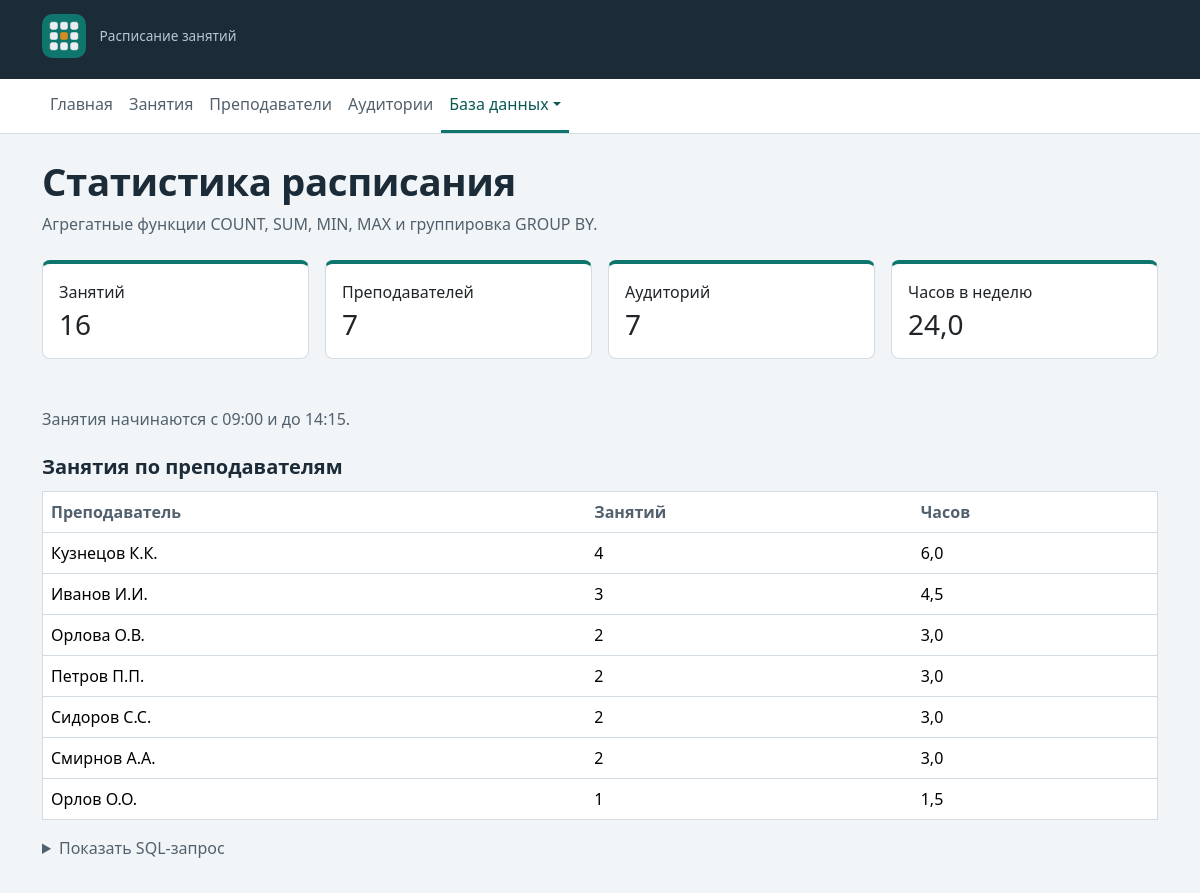
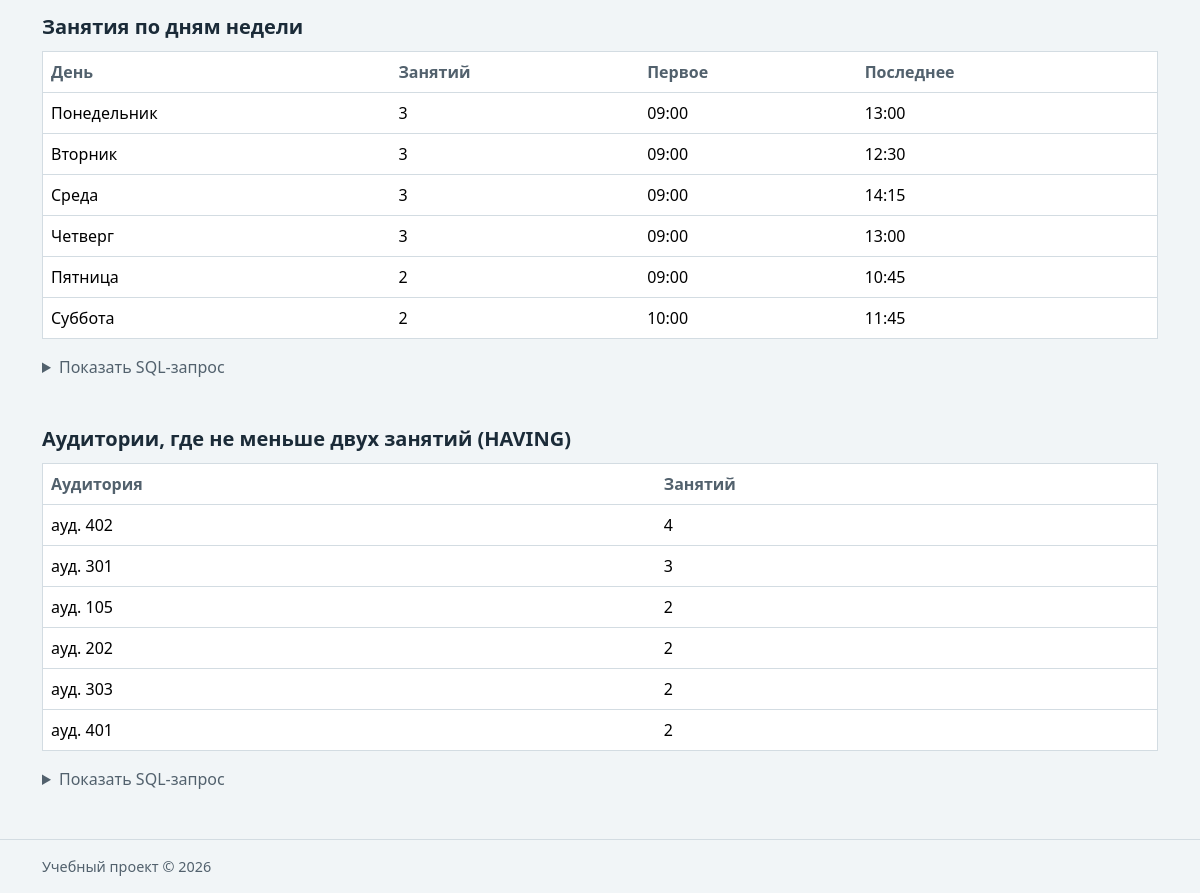
/db/stats/, run on the app's committed database (2 pictures, top to bottom).
### dbpages/views.py (the view)
# urls.py: path("stats/", views.stats, name="stats"),
def stats(request: HttpRequest) -> HttpResponse:
    summary, by_teacher, by_day, busy_rooms = None, [], [], []
    db_error = None
    conn = sqlite3.connect(settings.SQLITE_PATH)
    conn.row_factory = sqlite3.Row
    try:
        summary = conn.execute(STATS_SUMMARY_QUERY).fetchone()
        by_teacher = conn.execute(STATS_BY_TEACHER_QUERY).fetchall()
        by_day = conn.execute(STATS_BY_DAY_QUERY).fetchall()
        busy_rooms = conn.execute(STATS_BUSY_ROOMS_QUERY).fetchall()
    except sqlite3.OperationalError:
        summary, db_error = None, DB_NOT_READY
    finally:
        conn.close()
    context = {
        "summary": summary, "by_teacher": by_teacher, "by_day": by_day,
        "busy_rooms": busy_rooms, "db_error": db_error,
        "sql_by_teacher": STATS_BY_TEACHER_QUERY.strip(),
        "sql_by_day": STATS_BY_DAY_QUERY.strip(),
        "sql_busy_rooms": STATS_BUSY_ROOMS_QUERY.strip(),
    }
    return render(request, "dbpages/stats.html", context)

### dbpages/templates/dbpages/stats.html (shortened to what this page needs)
{% extends "base.html" %}
{% block content %}
<h1 class="page-title">Статистика расписания</h1>
<p class="page-subtitle">Агрегатные функции COUNT, SUM, MIN, MAX и группировка GROUP BY.</p>
{% if summary %}
  <div class="row g-3 mb-5">
    <div class="col-6 col-lg-3"><div class="card section-card h-100"><div class="card-body">
      <p class="card-text mb-1">Занятий</p><strong class="h3">{{ summary.lessons_count }}</strong>
    </div></div></div>
    <div class="col-6 col-lg-3"><div class="card section-card h-100"><div class="card-body">
      <p class="card-text mb-1">Преподавателей</p><strong class="h3">{{ summary.teachers_count }}</strong>
    </div></div></div>
    <div class="col-6 col-lg-3"><div class="card section-card h-100"><div class="card-body">
      <p class="card-text mb-1">Аудиторий</p><strong class="h3">{{ summary.rooms_count }}</strong>
    </div></div></div>
    <div class="col-6 col-lg-3"><div class="card section-card h-100"><div class="card-body">
      <p class="card-text mb-1">Часов в неделю</p><strong class="h3">{{ summary.total_hours|default_if_none:0 }}</strong>
    </div></div></div>
  </div>
  <p class="page-subtitle">Занятия начинаются с {{ summary.first_start|default:"—" }} и до {{ summary.last_start|default:"—" }}.</p>
{% endif %}
<h2 class="section-title">Занятия по преподавателям</h2>
<div class="table-responsive mb-5">
  <table class="table table-hover db-table">
    <thead><tr><th scope="col">Преподаватель</th><th scope="col">Занятий</th><th scope="col">Часов</th></tr></thead>
    <tbody>
      {% for item in by_teacher %}
        <tr><td>{{ item.teacher }}</td><td>{{ item.lessons_count }}</td><td>{{ item.hours }}</td></tr>
      {% empty %}
        <tr><td colspan="3" class="empty-state">Данных нет.</td></tr>
      {% endfor %}
    </tbody>
  </table>
  {% include "dbpages/includes/sql_box.html" with sql=sql_by_teacher %}
</div>
<h2 class="section-title">Занятия по дням недели</h2>
<div class="table-responsive mb-5">
  <table class="table table-hover db-table">
    <thead><tr><th scope="col">День</th><th scope="col">Занятий</th><th scope="col">Первое</th><th scope="col">Последнее</th></tr></thead>
    <tbody>
      {% for item in by_day %}
        <tr><td>{{ item.day }}</td><td>{{ item.lessons_count }}</td><td>{{ item.first_start }}</td><td>{{ item.last_start }}</td></tr>
      {% empty %}
        <tr><td colspan="4" class="empty-state">Данных нет.</td></tr>
      {% endfor %}
    </tbody>
  </table>
  {% include "dbpages/includes/sql_box.html" with sql=sql_by_day %}
</div>
<h2 class="section-title">Аудитории, где не меньше двух занятий (HAVING)</h2>
<div class="table-responsive">
  <table class="table table-hover db-table">
    <thead><tr><th scope="col">Аудитория</th><th scope="col">Занятий</th></tr></thead>
    <tbody>
      {% for item in busy_rooms %}
        <tr><td>ауд. {{ item.room }}</td><td>{{ item.lessons_count }}</td></tr>
      {% empty %}
        <tr><td colspan="2" class="empty-state">Таких аудиторий нет.</td></tr>
      {% endfor %}
    </tbody>
  </table>
  {% include "dbpages/includes/sql_box.html" with sql=sql_busy_rooms %}
</div>
{% endblock %}

### homepage/static/homepage/css/style.css (style rules this page uses)
:root { --rl-ink: #1b2b38; --rl-ink-soft: #52616d; --rl-teal: #0f766e; --rl-teal-dark: #0b5a54; --rl-teal-soft: #dff1ee; --rl-amber: #d98a1f; --rl-amber-soft: #fff1d6; --rl-amber-text: #7a4a00; --rl-paper: #f1f5f7; --rl-line: #d3dce2; }
body { background: var(--rl-paper); color: var(--rl-ink); font-family: system-ui, -apple-system, "Segoe UI", Roboto, "Helvetica Neue", Arial, sans-serif; }
.page-title { font-size: calc(1.5rem + 1.2vw); font-weight: 700; letter-spacing: -0.01em; margin-bottom: 0.5rem; }
.page-subtitle { color: var(--rl-ink-soft); margin-bottom: 1.5rem; }
.section-title { font-size: 1.25rem; font-weight: 600; margin-bottom: 0.75rem; }
.section-card { border: 1px solid var(--rl-line); border-top: 4px solid var(--rl-teal); border-radius: 0.5rem; }
.db-table { background: #fff; border: 1px solid var(--rl-line); }
.db-table th { color: var(--rl-ink-soft); font-weight: 600; white-space: nowrap; }

### data on the page
teachers: teacher "Кузнецов К.К.", lessons_count "4", hours "6,0"
teachers: teacher "Иванов И.И.", lessons_count "3", hours "4,5"
teachers: teacher "Орлова О.В.", lessons_count "2", hours "3,0"
teachers: teacher "Петров П.П.", lessons_count "2", hours "3,0"
teachers: teacher "Сидоров С.С.", lessons_count "2", hours "3,0"
teachers: teacher "Смирнов А.А.", lessons_count "2", hours "3,0"
teachers: teacher "Орлов О.О.", lessons_count "1", hours "1,5"

### other printed values
{{ summary.lessons_count }} "16"
{{ summary.teachers_count }} "7"
{{ summary.rooms_count }} "7"
{{ summary.total_hours|default_if_none:0 }} "24,0"
{{ summary.first_start|default:"—" }} "09:00"
{{ summary.last_start|default:"—" }} "14:15"
{{ item.day }} "Понедельник" "Вторник" "Среда" "Четверг" "Пятница" "Суббота"
{{ item.lessons_count }} "3" "3" "3" "3" "2" "2"
{{ item.first_start }} "09:00" "09:00" "09:00" "09:00" "09:00" "10:00"
{{ item.last_start }} "13:00" "12:30" "14:15" "13:00" "10:45" "11:45"
{{ item.room }} "402" "301" "105" "202" "303" "401"
{{ item.lessons_count }} "4" "3" "2" "2" "2" "2"
